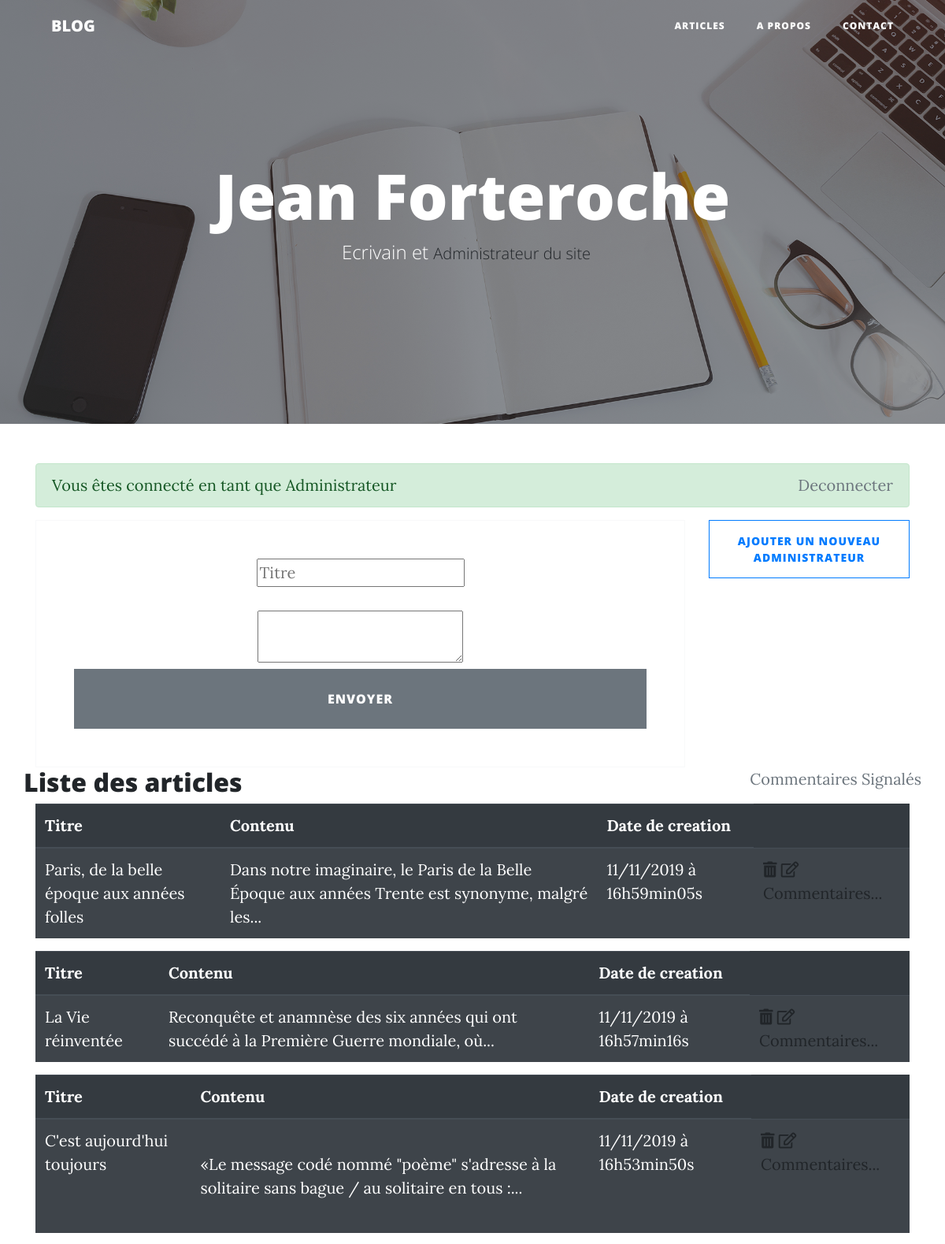
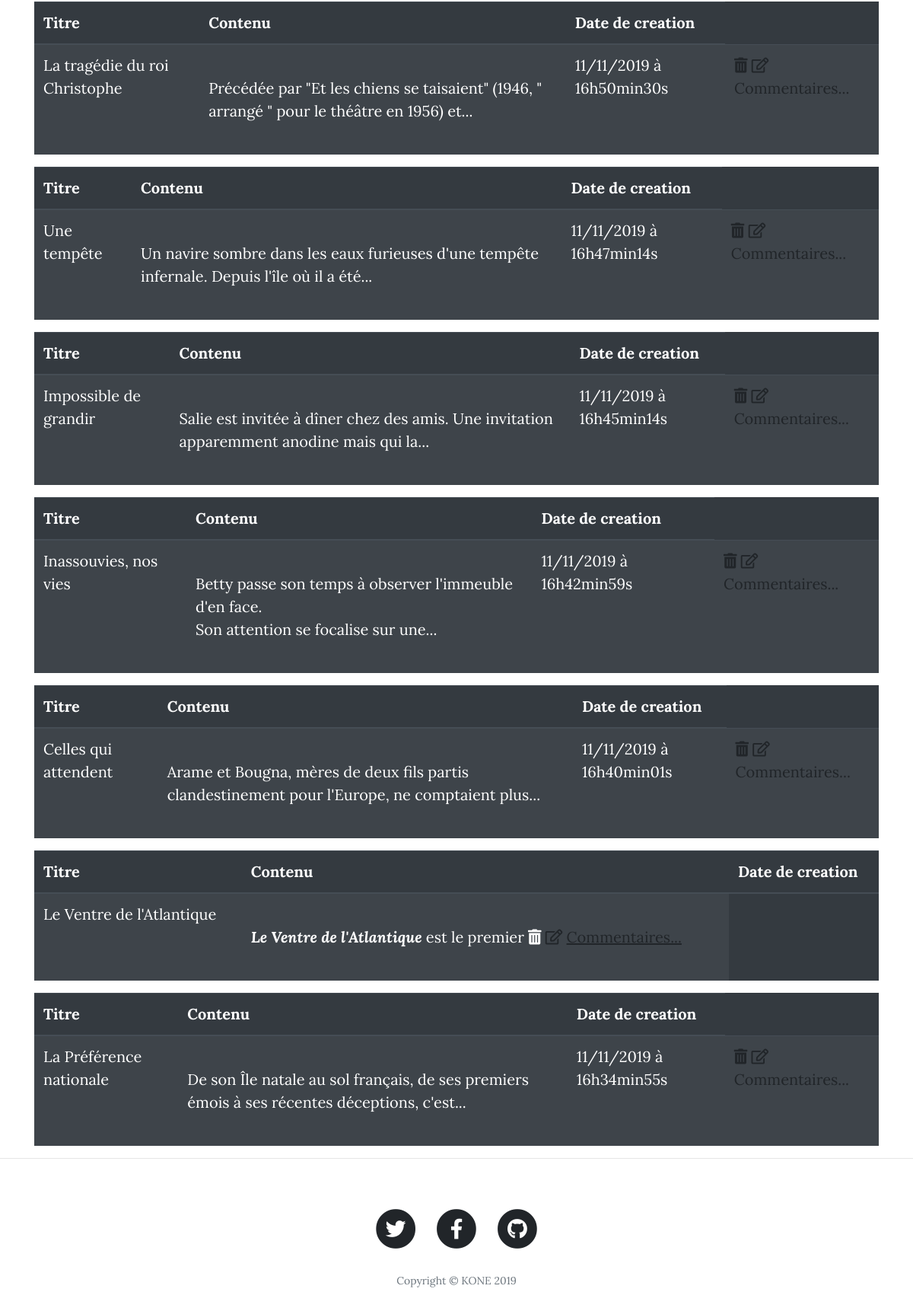
The page /index.php?action=postArticle (signed in) on the database its author committed (2 pictures, top to bottom).
### tables this page shows
CREATE TABLE `posts` (
  `id` int(11) NOT NULL,
  `title` varchar(255) NOT NULL,
  `images` varchar(200) NOT NULL,
  `content` text NOT NULL,
  `creation_date` datetime NOT NULL
);

### controller/Backend.php (called while the page is built, shortened)
<?php
class Backend
{
    public function listPostsAdmin()
    {
        $postManager = new PostManager();
        $posts       = $postManager->getPosts();
        $articles    = $posts->fetchAll();
        require('view/backend/adminView.php');
    }
}

### model/PostManager.php (called while the page is built, shortened)
<?php
class PostManager extends BddManager
{
    public function getPosts()
    {
        $db  = $this->dbConnect();
        $req = $db->query('SELECT id, title, content, DATE_FORMAT(creation_date, \'%d/%m/%Y à %Hh%imin%ss\') AS creation_date_fr FROM posts ORDER BY creation_date DESC ');
        return $req;
    }
}

### view/backend/adminView.php (the view, shortened to what this page needs)
<div class="container">
    <div class="row justify-content-center">
        <div class="col-md-9">
            <form class="text-center border border-light p-5" action="index.php?action=postArticle" method="post">
                <div>
                    <input type="text" id="title" name="title" placeholder="Titre" />
                </div>
                <br>
                <div>
                    <textarea id="content" name="content" ></textarea>
                </div>
                <div>
                    <input type="submit" class="btn btn-secondary btn-lg btn-block" value="Envoyer" />
                </div>
            </form>
        </div>
        <div class="col-md-3">
                <div class="text-center">
                <a href="" class="btn btn-outline-primary btn-rounded waves-effect" data-toggle="modal" data-target="#modalRegisterForm" >AJOUTER UN NOUVEAU ADMINISTRATEUR</a>
                </div>
            </div>
    </div>
</div>
<div class="container">
    <div class="row justify-content-between">
        <h2>Liste des articles</h2>
        <a class="text-secondary"  href='index.php?action=signalComment'>Commentaires Signalés</a>
    </div>
</div>
<?php
foreach ($articles as $article) {
?>
       <div class="container">
                    <table class="table table-striped table-dark">
                        <thead>
                            <tr>
                                <th>Titre</th>
                                <th>Contenu</th>
                                <th>Date de creation</th>
                            </tr>
                        </thead>
                        <tbody>
                            <tr>
                                <td><?= htmlspecialchars($article['title']) ?></td>
                                <td><?= nl2br(substr(substr($article['content'], 0, 100), 0, strrpos(substr($article['content'], 0, 100), ' ')) . '...') ?></td>
                                <td><?= $article['creation_date_fr'] ?></td>
                                <td><em><a href="index.php?action=deleteArticle&amp;id=<?= $article['id'] ?>"><i
                                                class="fas fa-trash-alt"></i></a></em>
                                    <em><a href="index.php?action=editArticle&amp;id=<?= $article['id'] ?>"><i
                                                class="far fa-edit"></i></a></em>
                                                <a href="index.php?action=articleComments&amp;id=<?= $article['id'] ?>">Commentaires...</a>
                                </td>
                            </tr>
                        </tbody>
                    </table>
                </div>
<?php
}
?>
<?php
require('view/template.php');
?>

### publics/css/style.css (style rules this page uses)
a { text-decoration: none; color: blue; }

### rows shown on the page
posts: title "Paris, de la belle époque aux années folles", content "Dans notre imaginaire, le Paris de la Belle Époque aux années Trente est synonyme, malgré les...", creation_date_fr "11/11/2019 à 16h59min05s"
posts: title "La Vie réinventée", content "Reconquête et anamnèse des six années qui ont succédé à la Première Guerre mondiale, où...", creation_date_fr "11/11/2019 à 16h57min16s"
posts: title "C'est aujourd'hui toujours", content "«Le message codé nommé \"poème\" s'adresse à la solitaire sans bague / au solitaire en tous :...", creation_date_fr "11/11/2019 à 16h53min50s"
posts: title "La tragédie du roi Christophe", content "Précédée par \"Et les chiens se taisaient\" (1946, \" arrangé \" pour le théâtre en 1956) et...", creation_date_fr "11/11/2019 à 16h50min30s"
posts: title "Une tempête", content "Un navire sombre dans les eaux furieuses d'une tempête infernale. Depuis l'île où il a été...", creation_date_fr "11/11/2019 à 16h47min14s"
posts: title "Impossible de grandir", content "Salie est invitée à dîner chez des amis. Une invitation apparemment anodine mais qui la...", creation_date_fr "11/11/2019 à 16h45min14s"
posts: title "Inassouvies, nos vies", content "Betty passe son temps à observer l'immeuble d'en face. Son attention se focalise sur une...", creation_date_fr "11/11/2019 à 16h42min59s"
posts: title "Celles qui attendent", content "Arame et Bougna, mères de deux fils partis clandestinement pour l'Europe, ne comptaient plus...", creation_date_fr "11/11/2019 à 16h40min01s"
posts: title "Le Ventre de l'Atlantique", content "Le Ventre de l'Atlantique est le premier"
posts: title "La Préférence nationale", content "De son Île natale au sol français, de ses premiers émois à ses récentes déceptions, c'est...", creation_date_fr "11/11/2019 à 16h34min55s"

### other values the page prints
$_SESSION['state'] "Vous êtes connecté en tant que Administrateur"
